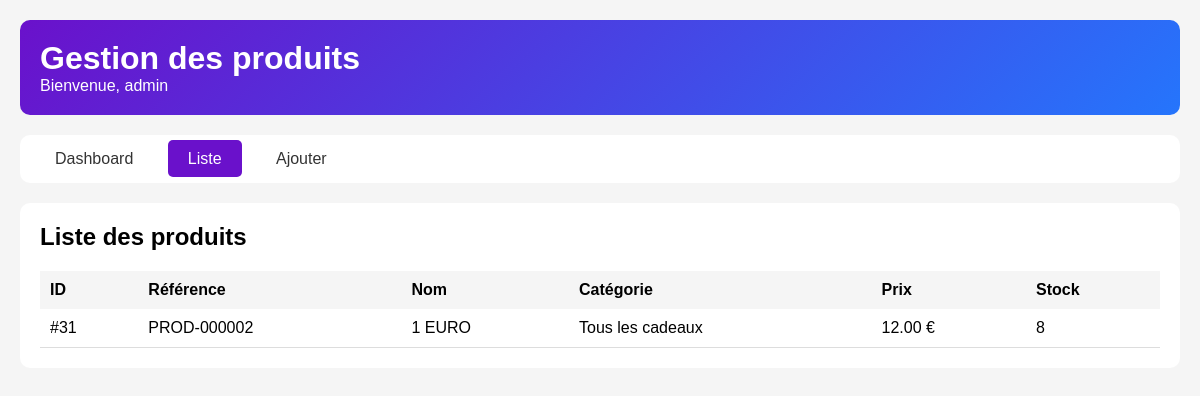
The app's page /admin_produits_clean.php (signed in) with its own data.
### tables this page shows
CREATE TABLE `produits` (
  `id_produit` int NOT NULL,
  `reference` varchar(50) NOT NULL,
  `nom` varchar(255) NOT NULL,
  `slug` varchar(255) NOT NULL,
  `description` text,
  `description_courte` text,
  `prix_ht` decimal(10,2) NOT NULL,
  `tva` decimal(4,2) DEFAULT '20.00',
  `prix_ttc` decimal(10,2) GENERATED ALWAYS AS ((`prix_ht` * (1 + (`tva` / 100)))) STORED,
  `quantite_stock` int DEFAULT '0',
  `seuil_alerte` int DEFAULT '10',
  `id_categorie` int NOT NULL,
  `marque` varchar(100) DEFAULT NULL,
  `poids` decimal(6,2) DEFAULT NULL COMMENT 'en grammes',
  `dimensions` varchar(50) DEFAULT NULL COMMENT 'LxHxP en cm',
  `materiau` varchar(100) DEFAULT NULL,
  `couleur` varchar(50) DEFAULT NULL,
  `made_in` varchar(50) DEFAULT NULL,
  `personnalisable` tinyint(1) DEFAULT '0',
  `ecologique` tinyint(1) DEFAULT '0',
  `made_in_france` tinyint(1) DEFAULT '0',
  `artisanal` tinyint(1) DEFAULT '0',
  `exclusif` tinyint(1) DEFAULT '0',
  `note_moyenne` decimal(3,2) DEFAULT '0.00',
  `nombre_avis` int DEFAULT '0',
  `vues` int DEFAULT '0',
  `ventes` int DEFAULT '0',
  `statut` enum('actif','inactif','rupture','bientot') DEFAULT 'actif',
  `date_creation` datetime DEFAULT CURRENT_TIMESTAMP,
  `date_modification` datetime DEFAULT NULL ON UPDATE CURRENT_TIMESTAMP
);

CREATE TABLE `categories` (
  `id_categorie` int NOT NULL,
  `nom` varchar(100) NOT NULL,
  `slug` varchar(100) NOT NULL,
  `description` text,
  `parent_id` int DEFAULT NULL,
  `image` varchar(255) DEFAULT NULL,
  `ordre` int DEFAULT '0',
  `active` tinyint(1) DEFAULT '1',
  `meta_titre` varchar(255) DEFAULT NULL,
  `meta_description` text,
  `date_creation` datetime DEFAULT CURRENT_TIMESTAMP
);

### admin_produits_clean.php (the view, shortened to what this page needs)
<?php
require_once 'admin_protection.php';
$host = 'localhost';
$dbname = 'heureducadeau';
$username_db = 'Philippe';
$password_db = 'l@99339R';
try {
    $pdo = new PDO("mysql:host=$host;dbname=$dbname;charset=utf8mb4", $username_db, $password_db);
    $pdo->setAttribute(PDO::ATTR_ERRMODE, PDO::ERRMODE_EXCEPTION);
} catch(PDOException $e) {
    die("Erreur de connexion : " . $e->getMessage());
}
$action = $_GET['action'] ?? 'list';
$categories = $pdo->query("SELECT * FROM categories WHERE active = 1 ORDER BY nom")->fetchAll();
?>
<!DOCTYPE html>
<html>
<head>
</head>
<body>
    <div class="container">
        <div class="header">
            <h1>Gestion des produits</h1>
            <p>Bienvenue, <?= htmlspecialchars($_SESSION['admin_username'] ?? 'Admin') ?></p>
        </div>
        <div class="nav">
            <a href="dashboard.php">Dashboard</a>
            <a href="admin_produits_clean.php?action=list" class="<?= $action == 'list' ? 'active' : '' ?>">Liste</a>
            <a href="admin_produits_clean.php?action=add" class="<?= $action == 'add' ? 'active' : '' ?>">Ajouter</a>
        </div>
        <?php if ($action == 'add'): ?>
            <div class="form-container">
                <h2 style="margin-bottom: 20px;">Ajouter un produit</h2>
                <?php if (isset($success)): ?>
                    <div class="success"><?= $success ?></div>
                <?php endif; ?>
                <?php if (isset($error)): ?>
                    <div class="error"><?= $error ?></div>
                <?php endif; ?>
                <form method="POST">
                    <input type="hidden" name="action" value="add">
                    <div class="form-group">
                        <label>Nom du produit *</label>
                        <input type="text" name="nom" required>
                    </div>
                    <div class="form-group">
                        <label>Prix HT (€) *</label>
                        <input type="number" name="prix_ht" step="0.01" required>
                    </div>
                    <div class="form-group">
                        <label>Quantité en stock *</label>
                        <input type="number" name="quantite_stock" required>
                    </div>
                    <div class="form-group">
                        <label>Catégorie *</label>
                        <select name="id_categorie" required>
                            <option value="">Sélectionner</option>
                            <?php foreach ($categories as $cat): ?>
                                <option value="<?= $cat['id_categorie'] ?>"><?= htmlspecialchars($cat['nom']) ?></option>
                            <?php endforeach; ?>
                        </select>
                    </div>
                    <button type="submit" class="btn">Ajouter le produit</button>
                </form>
            </div>
        <?php elseif ($action == 'list'): ?>
            <?php
            $produits = $pdo->query("
                SELECT p.*, c.nom as categorie_nom
                FROM produits p
                LEFT JOIN categories c ON p.id_categorie = c.id_categorie
                ORDER BY p.id_produit DESC
            ")->fetchAll();
            ?>
            <div style="background: white; border-radius: 10px; padding: 20px;">
                <h2 style="margin-bottom: 20px;">Liste des produits</h2>
                <table style="width: 100%; border-collapse: collapse;">
                    <thead>
                        <tr style="background: #f5f5f5;">
                            <th style="padding: 10px; text-align: left;">ID</th>
                            <th style="padding: 10px; text-align: left;">Référence</th>
                            <th style="padding: 10px; text-align: left;">Nom</th>
                            <th style="padding: 10px; text-align: left;">Catégorie</th>
                            <th style="padding: 10px; text-align: left;">Prix</th>
                            <th style="padding: 10px; text-align: left;">Stock</th>
                        </tr>
                    </thead>
                    <tbody>
                        <?php foreach ($produits as $p): ?>
                        <tr style="border-bottom: 1px solid #ddd;">
                            <td style="padding: 10px;">#<?= $p['id_produit'] ?></td>
                            <td style="padding: 10px;"><?= htmlspecialchars($p['reference']) ?></td>
                            <td style="padding: 10px;"><?= htmlspecialchars($p['nom']) ?></td>
                            <td style="padding: 10px;"><?= htmlspecialchars($p['categorie_nom'] ?? '-') ?></td>
                            <td style="padding: 10px;"><?= number_format($p['prix_ttc'] ?? $p['prix_ht'] * 1.2, 2) ?> €</td>
                            <td style="padding: 10px;"><?= $p['quantite_stock'] ?></td>
                        </tr>
                        <?php endforeach; ?>
                    </tbody>
                </table>
            </div>
        <?php endif; ?>
    </div>
</body>
</html>

### admin_produits_clean.php (style rules this page uses)
* { margin: 0; padding: 0; box-sizing: border-box; }
body { font-family: Arial, sans-serif; background: #f5f5f5; padding: 20px; }
.container { max-width: 1200px; margin: 0 auto; }
.header { background: linear-gradient(135deg, #6a11cb, #2575fc); color: white; padding: 20px; border-radius: 10px; margin-bottom: 20px; }
.nav { background: white; border-radius: 10px; padding: 15px; margin-bottom: 20px; }
.nav a { color: #333; text-decoration: none; padding: 10px 20px; margin-right: 10px; }
.nav a.active { background: #6a11cb; color: white; border-radius: 5px; }

### records on screen
produits: id_produit "31", reference "PROD-000002", nom "1 EURO", id_categorie.nom "Tous les cadeaux", prix_ttc "12.00", quantite_stock "8"

### other values on screen
$_SESSION['admin_username'] "admin"
